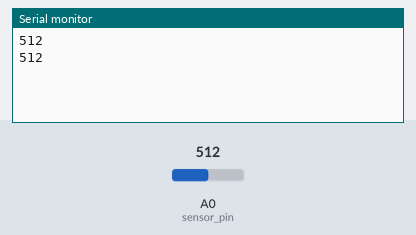
Bench run of a sketch on a simulated Arduino Uno, built with avr-gcc and run on an emulated ATmega328P. On the bench: the last lines printed to the serial monitor. The test bench sets the inputs (shaded band); at power-on: A0 (sensor_pin) = 512.

Above: at 1.8 s.
1.9 s: A0 (sensor_pin) set to 716
At 2.8 s:
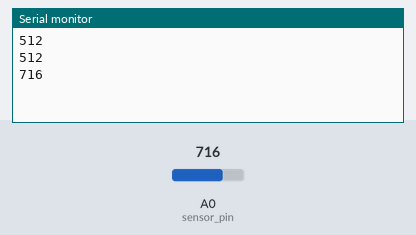
3.4 s: A0 (sensor_pin) set to 900
At 4.7 s:
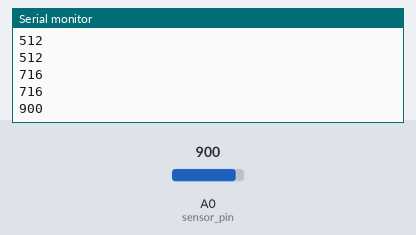
Timing chart, 0 to 6.4 s (numbered marks = the images above; inputs shaded):
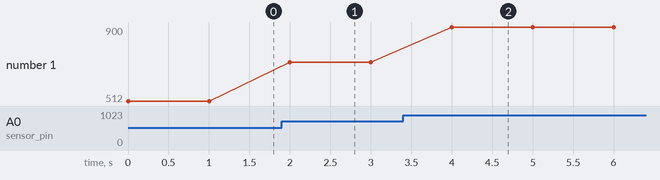

The sketch:

ldr.ino
```cpp
#define sensor_pin A0

void setup()
{
  Serial.begin(9600);
}
void loop()
{
  int s = analogRead(sensor_pin);   // read the input on analog pin 0:
  Serial.println(s);        // display the values of
  delay(1000);
}
```

Measured:
- after the input at 1.9 s, the serial monitor: prints a new line after 0.10 s (image 1)
- after the input at 3.4 s, the serial monitor: prints a new line after 0.60 s (image 2)
- plotted number 1: 512 → 716 after the input at 1.9 s, 716 → 900 after the input at 3.4 s
